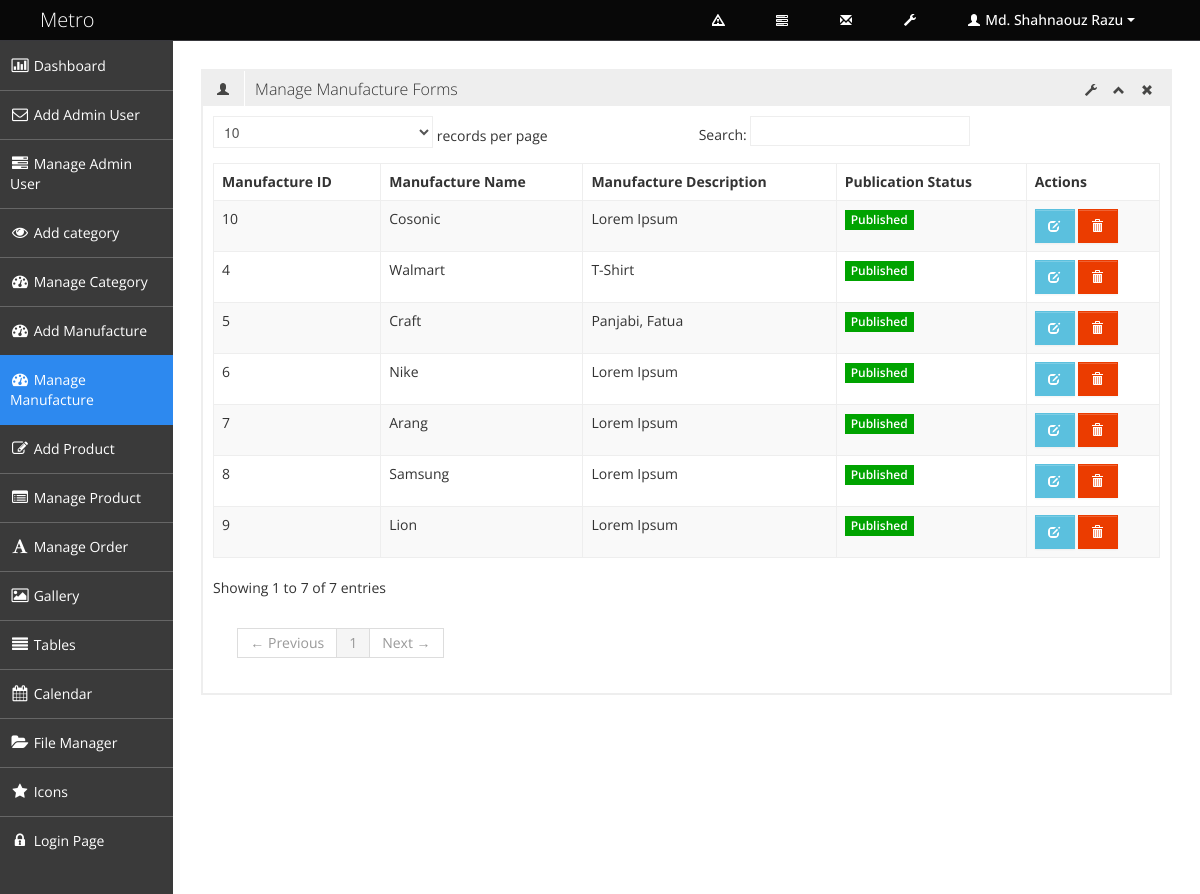
Page /admin/manage_manufacture.php (signed in) on the committed database.
### tables this page shows
CREATE TABLE `tbl_manufacture` (
  `manufacture_id` int(5) NOT NULL,
  `manufacture_name` varchar(100) NOT NULL,
  `manufacture_description` text NOT NULL,
  `publication_status` varchar(100) NOT NULL,
  `deletion_status` tinyint(1) NOT NULL DEFAULT '1'
);

### admin/manage_manufacture.php (called while the page is built, shortened)
<?php
include './admin_master.php';

### admin/db_connect.php (called while the page is built, shortened)
<?php
    $host_name='localhost';
    $user_name='root';
    $passowrd='';
    $db_name='db_seip_ecommerce15';
    $db_connect=mysqli_connect($host_name, $user_name, $passowrd);
    if($db_connect) {
        $db_select=mysqli_select_db($db_connect, $db_name);
    } else {
        die('Connection Fail'.  mysqli_error($db_connect) );
    }

### admin/functions.php (called while the page is built, shortened)
<?php
function select_all_manufacture_info() {
    require 'db_connect.php';
   $sql="SELECT * FROM tbl_manufacture WHERE deletion_status=1";
    if(mysqli_query($db_connect, $sql)) {
       $query_result=mysqli_query($db_connect, $sql);
       return $query_result;
    } else {
        die('Query problem'.  mysqli_error($db_connect) );
    }
}

### admin/pages/manage_manufacture_content.php (the view, shortened to what this page needs)
<?php
require 'functions.php';
$query_result = select_all_manufacture_info();
?>
<div class="row-fluid sortable">
    <div class="box span12">
        <div class="box-header" data-original-title>
            <h2><i class="halflings-icon user"></i><span class="break"></span>Manage Manufacture Forms</h2>
            <div class="box-icon">
                <a href="#" class="btn-setting"><i class="halflings-icon wrench"></i></a>
                <a href="#" class="btn-minimize"><i class="halflings-icon chevron-up"></i></a>
                <a href="#" class="btn-close"><i class="halflings-icon remove"></i></a>
            </div>
        </div>
        <div class="box-content">
            <table class="table table-striped table-bordered bootstrap-datatable datatable">
                <thead>
                    <tr>
                        <th>Manufacture ID</th>
                        <th>Manufacture Name</th>
                        <th>Manufacture Description</th>
                        <th>Publication Status</th>
                        <th>Actions</th>
                    </tr>
                </thead>
                <tbody>
                    <?php while ($row = mysqli_fetch_assoc($query_result)) { ?>
                        <tr>
                            <td> <?php echo $row['manufacture_id']; ?></td>
                            <td class="center"> <?php echo $row['manufacture_name']; ?></td>
                            <td class="center"> <?php echo $row['manufacture_description']; ?></td>
                            <td class="center">
                                <span class="label label-success">
                                    <?php
                                    if ($row['publication_status'] == 1) {
                                        echo $row['publication_status'] = 'Published';
                                    } else {
                                        echo $row['publication_status'] = 'Unpublished';
                                    }
                                    ?>
                                </span>
                            </td>
                            <td class="center">
                                <a class="btn btn-info" href="update_manufacture.php?id=<?php echo $row['manufacture_id']; ?>">
                                    <i class="halflings-icon white edit"></i>
                                </a>
                                <a class="btn btn-danger" href="?name=delete&id=<?php echo $row['manufacture_id']; ?>" onclick=" return checkDelete();">
                                    <i class="halflings-icon white trash"></i>
                                </a>
                            </td>
                        </tr>
                    <?php } ?>
                </tbody>
            </table>
        </div>
    </div>
</div>

### admin/css/style.css (style rules this page uses)
.green, .green [class="box-header"], .green.box, .slider.green .ui-slider-range, .progress.green .ui-progressbar-value, .sliderVertical.green .ui-slider-range, .progressSlim.green .ui-progressbar-value, .label-success, .badge-success { background: #00A300 !important; border-color: #00A300 !important; color: #fff; }
body { background: #F5F5F5; color: #333; border: none; font-family: 'Open Sans', sans-serif; font-weight: 400; }
h2 { font-size: 16px; line-height: 16px; }
.box { border: 2px solid #eee; background: #fff !important; margin-bottom: 28px; }
.box-header { height: 16px; font-size: 16px; line-height: 16px; padding: 10px; background: #eee; -webkit-box-shadow: none; -moz-box-shadow: none; box-shadow: none; overflow: hidden; }
.box-header h2 { float:left; margin-top: 0px; font-weight: 300; }
.box-header h2 i { margin: 0px 3px 0px 4px; opacity: .8; filter: alpha(opacity=80); -ms-filter:"progid:DXImageTransform.Microsoft.Alpha(Opacity=80)"; }
.box-header .box-icon { float:right; margin-top: 1px; }
.box-header .box-icon i { -webkit-transition: all 0.1s ease-in-out; -moz-transition: all 0.1s ease-in-out; -o-transition: all 0.1s ease-in-out; -ms-transition: all 0.1s ease-in-out; transition: all 0.1s ease-in-out; opacity: .8; filter: alpha(opacity=80); -ms-filter:"progid:DXImageTransform.Microsoft.Alpha(Opacity=80)"; }
.box-header .box-icon a { margin: 0px 5px; }
.box-content { position: relative; z-index: 50; margin-top: -1px; padding: 10px; background: #fff !important; }
.label, .badge { text-shadow: none; font-family: 'Open Sans', sans-serif; font-weight: 600; font-size: 12px; padding: 3px 6px; }
.label { -webkit-border-radius: 0px; -moz-border-radius: 0px; border-radius: 0px; }
.btn { display: inline-block; padding: 6px 12px; margin-bottom: 0; font-size: 14px; font-weight: 500; line-height: 20px; text-align: center; white-space: nowrap; vertical-align: middle; cursor: pointer; border: 1px solid #a7a9aa; -webkit-border-radius: 0px !important; border-radius: 0px !important; }
.btn i { margin-top: 2px; }
.btn { color: #ffffff; background-color: #a7a9aa; border-color: #a7a9aa; background-image: none; filter: none; text-shadow: none; }
.btn-danger { background-color: #EB3C00; border-color: #EB3C00; }
.btn-info { background-color: #5bc0de; border-color: #5bc0de; }
.table th, .table td { border-top: 1px solid #eee; }
.table-bordered { border-color: #eee; -webkit-border-radius: 0px !important; -moz-border-radius: 0px !important; border-radius: 0px !important; }
.table-bordered th, .table-bordered td { border-left: 1px solid #eee; }
.table-bordered thead:first-child tr:first-child > th:first-child, .table-bordered tbody:first-child tr:first-child > td:first-child, .table-bordered tbody:first-child tr:first-child > th:first-child { -webkit-border-radius: 0px !important; -moz-border-radius: 0px !important; border-radius: 0px !important; }
.table-bordered thead:first-child tr:first-child > th:last-child, .table-bordered tbody:first-child tr:first-child > td:last-child, .table-bordered tbody:first-child tr:first-child > th:last-child { -webkit-border-radius: 0px !important; -moz-border-radius: 0px !important; border-radius: 0px !important; }
.table-bordered thead:last-child tr:last-child > th:first-child, .table-bordered tbody:last-child tr:last-child > td:first-child, .table-bordered tbody:last-child tr:last-child > th:first-child, .table-bordered tfoot:last-child tr:last-child > td:first-child, .table-bordered tfoot:last-child tr:last-child > th:first-child { -webkit-border-radius: 0px !important; -moz-border-radius: 0px !important; border-radius: 0px !important; }
.table-bordered thead:last-child tr:last-child > th:last-child, .table-bordered tbody:last-child tr:last-child > td:last-child, .table-bordered tbody:last-child tr:last-child > th:last-child, .table-bordered tfoot:last-child tr:last-child > td:last-child, .table-bordered tfoot:last-child tr:last-child > th:last-child { -webkit-border-radius: 0px !important; -moz-border-radius: 0px !important; border-radius: 0px !important; }

### rows in the picture
tbl_manufacture: manufacture_id "4", manufacture_name "Walmart", manufacture_description "T-Shirt", publication_status "Published"
tbl_manufacture: manufacture_id "5", manufacture_name "Craft", manufacture_description "Panjabi, Fatua", publication_status "Published"
tbl_manufacture: manufacture_id "6", manufacture_name "Nike", manufacture_description "Lorem Ipsum", publication_status "Published"
tbl_manufacture: manufacture_id "7", manufacture_name "Arang", manufacture_description "Lorem Ipsum", publication_status "Published"
tbl_manufacture: manufacture_id "8", manufacture_name "Samsung", manufacture_description "Lorem Ipsum", publication_status "Published"
tbl_manufacture: manufacture_id "9", manufacture_name "Lion", manufacture_description "Lorem Ipsum", publication_status "Published"
tbl_manufacture: manufacture_id "10", manufacture_name "Cosonic", manufacture_description "Lorem Ipsum", publication_status "Published"

### other values in the picture
$_SESSION['admin_name'] "Md. Shahnaouz Razu"
